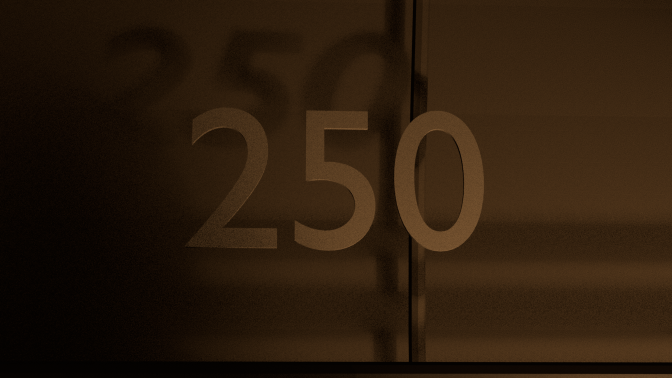
#> input picture screenplay/env-review/renders/rounds/r6-2026-10-16/stills-s001/1.03_lit.png, 1344 x 756 px, given as the content of the folder ../../rounds/r6-2026-10-16/stills-s001/1.03_lit.png, which was not available (shown at 1/2 size)
$ python preview_sheet.py ../../rounds/r6-2026-10-16/stills-s001/1.03_lit.png out.png
#> lines starting #> are read from the running program, lines starting #| are printed output that depends on the picture; pictures that were not available may be replaced by others from this repository, and a replacement may not be noted
"""Contact sheet of a scene's --preview frames: python3 preview_sheet.py PREVIEW_DIR OUT.png"""
import sys
from pathlib import Path
from PIL import Image, ImageDraw
# shot frames only ("1.02.png" or the lit pass "1.02_lit.png"); depth maps are skipped
files = sorted((p for p in Path(sys.argv[1]).glob("*.png") if "_depth" not in p.stem),
               key=lambda p: [int(x) for x in p.stem.split("_")[0].split(".")])
W, H, cols = 320, 180, 6
sheet = Image.new("RGB", (W * cols, H * ((len(files) + cols - 1) // cols)))
#> sheet: PIL image 1920x180 RGB; every value is 0
for i, f in enumerate(files):
    im = Image.open(f).convert("RGB").resize((W, H))
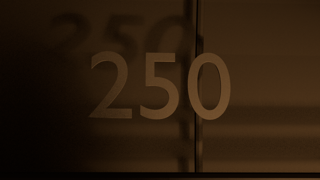
#> im: PIL image 320x180 RGB; mean R, G, B 43.7, 27.7, 12.7
    d = ImageDraw.Draw(im)
    d.rectangle([0, 0, 44, 16], fill=(0, 0, 0))
    d.text((4, 3), f.stem, fill=(255, 255, 255))
    sheet.paste(im, ((i % cols) * W, (i // cols) * H))
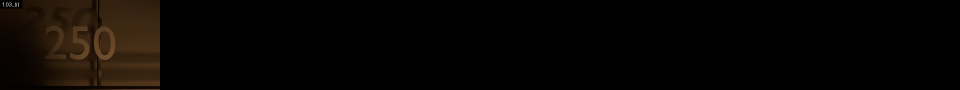
#> sheet: PIL image 1920x180 RGB (shown at 1/2 size); mean R, G, B 7.3, 4.6, 2.1
sheet.save(sys.argv[2])
